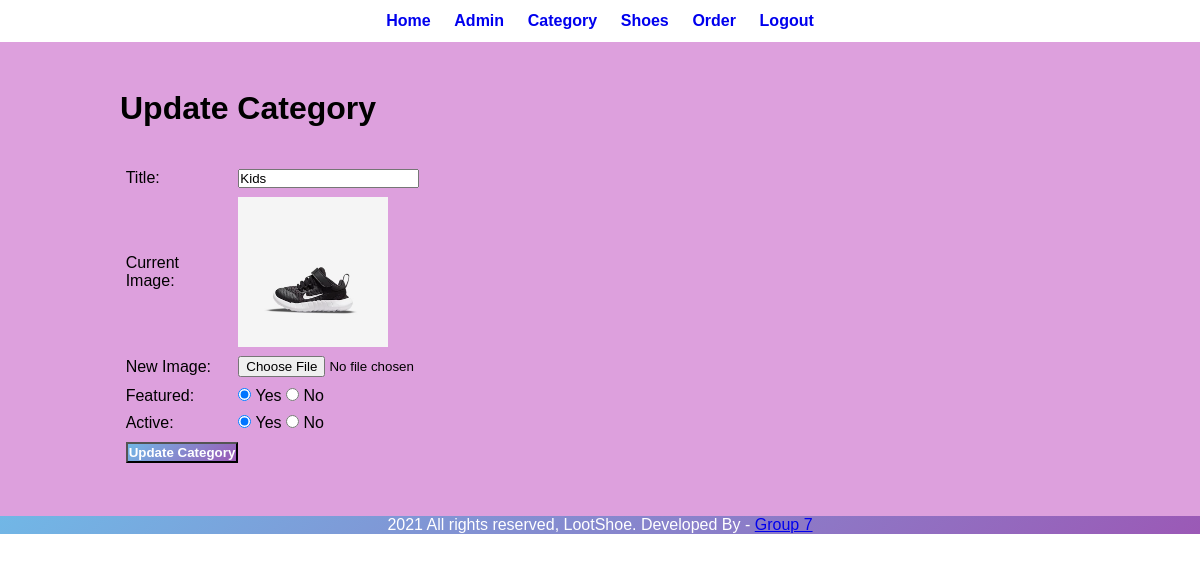
The app's page /admin/update-category.php?id=4 (signed in) with its own data.
### tables this page shows
CREATE TABLE `tbl_category` (
  `id` int(10) UNSIGNED NOT NULL,
  `title` varchar(100) NOT NULL,
  `image_name` varchar(255) NOT NULL,
  `featured` varchar(10) NOT NULL,
  `active` varchar(10) NOT NULL
);

### admin/update-category.php (the view, shortened to what this page needs)
<?php include('partials/menu.php'); ?>
<div class="main-content">
    <div class="wrapper">
        <h1>Update Category</h1>
        <br><br>
        <?php
            if(isset($_GET['id']))
            {
                $id = $_GET['id'];
                $sql = "SELECT * FROM tbl_category WHERE id=$id";
                $res = mysqli_query($conn, $sql);
                $count = mysqli_num_rows($res);
                if($count==1)
                {
                    $row = mysqli_fetch_assoc($res);
                    $title = $row['title'];
                    $current_image = $row['image_name'];
                    $featured = $row['featured'];
                    $active = $row['active'];
                }
                else
                {
                    $_SESSION['no-category-found'] = "<div class='error'>Category not Found.</div>";
                    header('location:'.SITEURL.'admin/manage-category.php');
                }
            }
            else
            {
                header('location:'.SITEURL.'admin/manage-category.php');
            }
        ?>
        <form action="" method="POST" enctype="multipart/form-data">
            <table class="tbl-30">
                <tr>
                    <td>Title: </td>
                    <td>
                        <input type="text" name="title" value="<?php echo $title; ?>">
                    </td>
                </tr>
                <tr>
                    <td>Current Image: </td>
                    <td>
                        <?php
                            if($current_image != "")
                            {
                                ?>
                                <img src="<?php echo SITEURL; ?>images/category/<?php echo $current_image; ?>" width="150px">
                                <?php
                            }
                            else
                            {
                                echo "<div class='error'>Image Not Added.</div>";
                            }
                        ?>
                    </td>
                </tr>
                <tr>
                    <td>New Image: </td>
                    <td>
                        <input type="file" name="image">
                    </td>
                </tr>
                <tr>
                    <td>Featured: </td>
                    <td>
                        <input <?php if($featured=="Yes"){echo "checked";} ?> type="radio" name="featured" value="Yes"> Yes
                        <input <?php if($featured=="No"){echo "checked";} ?> type="radio" name="featured" value="No"> No
                    </td>
                </tr>
                <tr>
                    <td>Active: </td>
                    <td>
                        <input <?php if($active=="Yes"){echo "checked";} ?> type="radio" name="active" value="Yes"> Yes
                        <input <?php if($active=="No"){echo "checked";} ?> type="radio" name="active" value="No"> No
                    </td>
                </tr>
                <tr>
                    <td>
                        <input type="submit" name="submit" value="Update Category" class="btn-secondary">
                    </td>
                </tr>
            </table>
        </form>
    </div>
</div>
<?php include('partials/footer.php'); ?>

### css/admin.css (style rules this page uses)
* { margin: 0; padding: 0; font-family: Arial, Helvetica, sans-serif; }
.wrapper { padding: 1%; width: 80%; margin: 0 auto; }
.tbl-30 { width: 30%; }
table tr td { padding: 1%; }
.btn-secondary { background: linear-gradient(135deg, #71b7e6, #9b59b6); padding: 1%; color: white; text-decoration: none; font-weight: bold; }
.main-content { background-color: #DDA0DD; padding: 3% 0; }

### records on screen
tbl_category: title "Kids", image_name (picture), featured "☑", active "☑"
